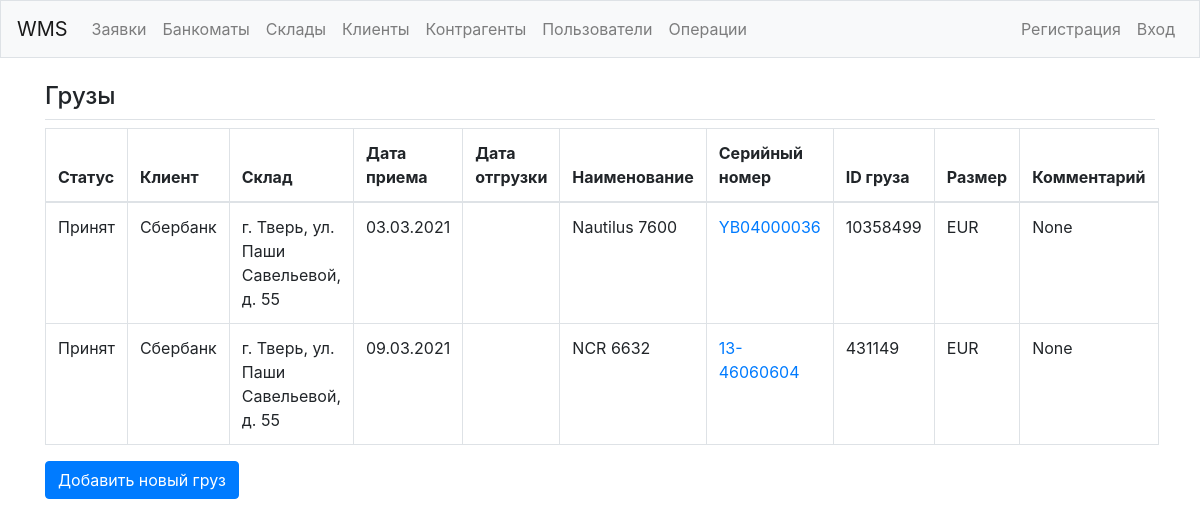
Page /atms/ on the earlier database version.
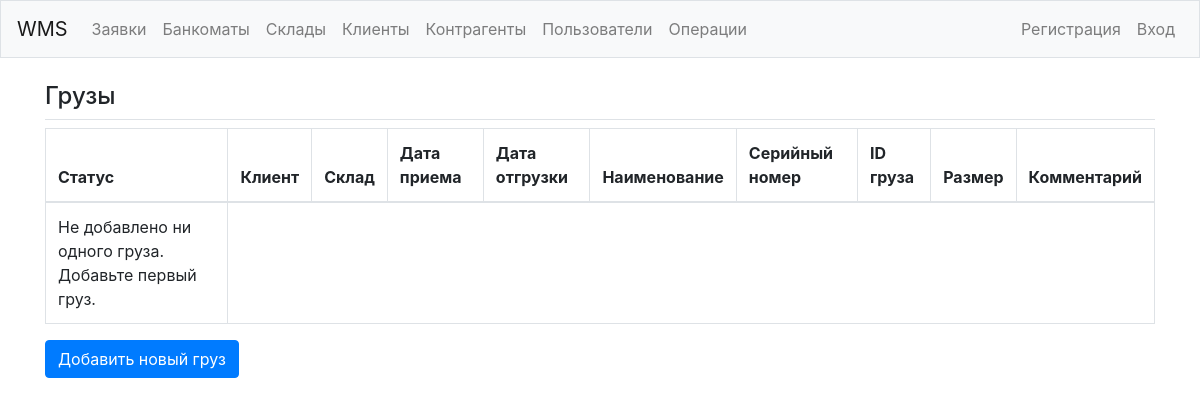
Same page on the later database version.
### wms/models.py (models this page shows, shortened)
class Atm(models.Model):
    orders = models.ManyToManyField(Order, blank=True)
    status = models.CharField(
        max_length=10,
        choices=Status.choices,
        default=Status.in_reserve,
    )
    client = models.ForeignKey(Client, on_delete=models.SET_NULL, null=True)
    storage = models.ForeignKey(Storage, on_delete=models.SET_NULL, null=True)
    date_in = models.DateField('Дата приема', blank=True, null=True)
    date_out = models.DateField('Дата отгрузки', blank=True, null=True)
    name = models.CharField(max_length=200)
    serial_num = models.CharField(max_length=200)
    atm_id = models.CharField(max_length=200, blank=True, null=True)
    size = models.CharField(
        max_length=10,
        choices=Size.choices,
        default=Size.EUR,
    )
    commentary = models.CharField(max_length=200, blank=True, null=True)

class Client(models.Model):
    name = models.CharField(max_length=200)
    pub_date = models.DateTimeField('date published', auto_now_add=True)
    def __str__(self):
        return self.name

class Storage(models.Model):
    contractor = models.ForeignKey(Contractor, on_delete=models.SET_NULL, null=True)
    address = models.CharField(max_length=200)
    rate_pallet = models.DecimalField(max_digits=9999, decimal_places=2, null=True)
    rate_oversize_pallet = models.DecimalField(max_digits=9999, decimal_places=2, null=True)
    rate_volume = models.DecimalField(max_digits=9999, decimal_places=2, null=True)
    rate_in = models.DecimalField(max_digits=9999, decimal_places=2, null=True)
    rate_out = models.DecimalField(max_digits=9999, decimal_places=2, null=True)
    rate_oversize_in = models.DecimalField(max_digits=9999, decimal_places=2, null=True)
    rate_oversize_out = models.DecimalField(max_digits=9999, decimal_places=2, null=True)
    def __str__(self):
        return self.address

### wms/views.py (the view)
# urls.py: path('atms/', views.atms, name='atms'),
def atms(request):
    atms = Atm.objects.all().order_by('date_in')
    context = {'atms': atms}
    return render(request, 'wms/atms.html', context)

### wms/templates/wms/atms.html
{% extends "wms/base.html" %}
{% block page_header %}
  <h4>Грузы</h4>
{% endblock page_header %}
{% block content %}
<table class="table table-bordered">
  <thead>
    <tr>
      <th scope="col">Статус</th>
      <th scope="col">Клиент</th>
      <th scope="col">Склад</th>
      <th scope="col">Дата приема</th>
      <th scope="col">Дата отгрузки</th>
      <th scope="col">Наименование</th>
      <th scope="col">Серийный номер</th>
      <th scope="col">ID груза</th>
      <th scope="col">Размер</th>
      <th scope="col">Комментарий</th>
    </tr>
  </thead>
  <tbody>
    {% for atm in atms %}
      <tr>
        <td>{{ atm.status }}</td>
        <td>{{ atm.client }}</td>
        <td>{{ atm.storage }}</td>
        <td>{{ atm.date_in|date:'d.m.Y' }}</td>
        <td>{{ atm.date_out|date:'d.m.Y' }}</td>
        <td>{{ atm.name }}</td>
        <td>
          <a href="{% url 'wms:atm' atm.id %}">{{ atm.serial_num }}</a>
        </td>
        <td>{{ atm.atm_id }}</td>
        <td>{{ atm.size }}</td>
        <td>{{ atm.commentary }}</td>
      </tr>
    {% empty %}
      <tr>
        <td>Не добавлено ни одного груза. Добавьте первый груз.</td>
      </tr>
    {% endfor %}
  </tbody>
</table>
<div>
  <a class="btn btn-primary mb-3" href="{% url 'wms:new_atm' %}">Добавить новый груз</a>
</div>
{% endblock content %}

Differences in the rows shown:
removed Atm: status "Принят", client "Сбербанк", storage "г. Тверь, ул. Паши Савельевой, д. 55", date_in "03.03.2021", name "Nautilus 7600", serial_num "YB04000036", atm_id "10358499", size "EUR", commentary "None"
removed Atm: status "Принят", client "Сбербанк", storage "г. Тверь, ул. Паши Савельевой, д. 55", date_in "09.03.2021", name "NCR 6632", serial_num "13-46060604", atm_id "431149", size "EUR", commentary "None"
Other differences:
text now shown: "Не добавлено ни одного груза. Добавьте первый груз."
